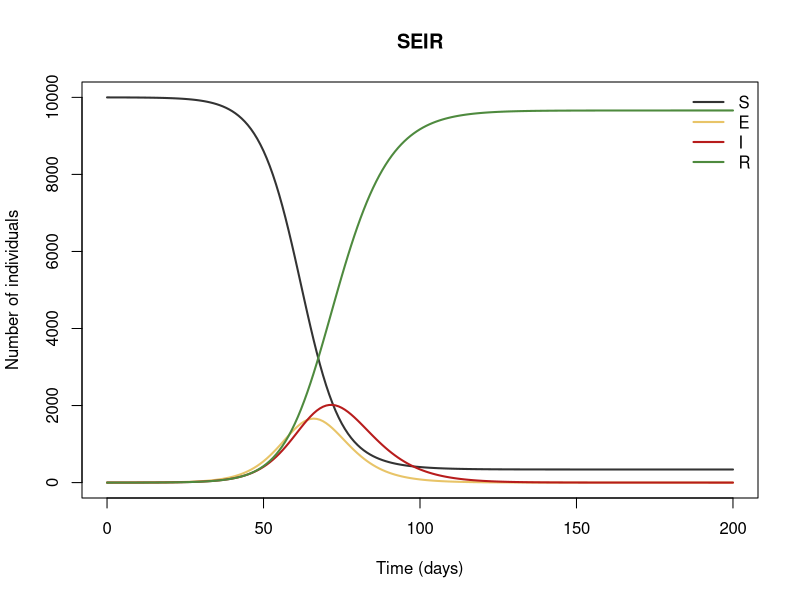
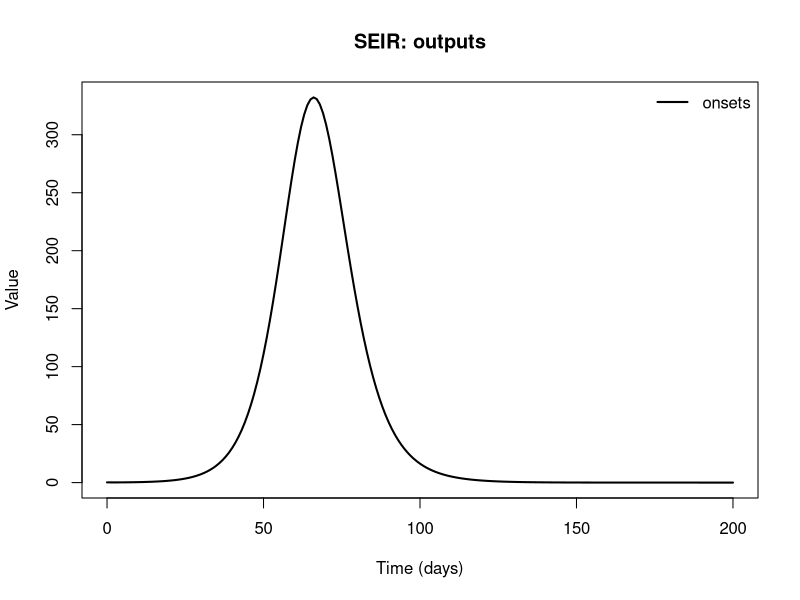

The R script that drew these images, in order:
## SEIR
## Epidemic with a latent (infected, not yet infectious) period, closed population.
## Reference: Keeling & Rohani (2008), Modeling Infectious Diseases in Humans and Animals, §2.5
##
## Generated from a compartmental model diagram (model format v1).
## Regenerating from the same diagram always gives this exact file.
##
## Compartments: S, E, I, R
## Flows (time unit: days):
##   S -> E  : lam * S
##   E -> I  : sigma * E
##   I -> R  : gamma * I

library(deSolve)

# ---- Time ------------------------------------------------------------
times <- seq(0, 200, by = 1)  # days

# ---- Parameters ------------------------------------------------------
parameters <- c(
  beta = 0.5,     # transmission rate per day
  sigma = 1 / 5,  # rate of becoming infectious = 1/(latent period)
  gamma = 1 / 7   # recovery rate = 1/(infectious period)
)

# ---- Initial conditions ----------------------------------------------
state <- c(
  S = 9999,  # Susceptible
  E = 1,     # Exposed (latent)
  I = 0,     # Infectious
  R = 0      # Recovered
)

# ---- Model equations -------------------------------------------------
seir_model <- function(t, state, parameters) {
  with(as.list(c(state, parameters)), {
    # Total population
    N <- S + E + I + R

    # Derived quantities
    lam <- beta * I / N  # force of infection

    # Flows recorded as outputs
    onsets <- sigma * E

    # Rates of change
    dS <- -lam * S
    dE <- lam * S - sigma * E
    dI <- sigma * E - gamma * I
    dR <- gamma * I

    list(c(dS, dE, dI, dR), c(onsets = onsets))
  })
}

# ---- Solve -----------------------------------------------------------
out <- ode(y = state, times = times, func = seir_model, parms = parameters)
out <- as.data.frame(out)

# ---- Plot ------------------------------------------------------------
compartment_cols <- c(S = "#333333", E = "#E8C468", I = "#B71C1C", R = "#4E8A3E")
matplot(out$time, out[, names(compartment_cols)], type = "l", lty = 1, lwd = 2,
        col = compartment_cols, xlab = "Time (days)", ylab = "Number of individuals",
        main = "SEIR")
legend("topright", legend = names(compartment_cols), col = compartment_cols,
       lty = 1, lwd = 2, bty = "n")

output_names <- c("onsets")
matplot(out$time, out[, output_names, drop = FALSE], type = "l", lty = 1, lwd = 2,
        col = seq_along(output_names), xlab = "Time (days)", ylab = "Value",
        main = "SEIR: outputs")
legend("topright", legend = output_names, col = seq_along(output_names),
       lty = 1, lwd = 2, bty = "n")
